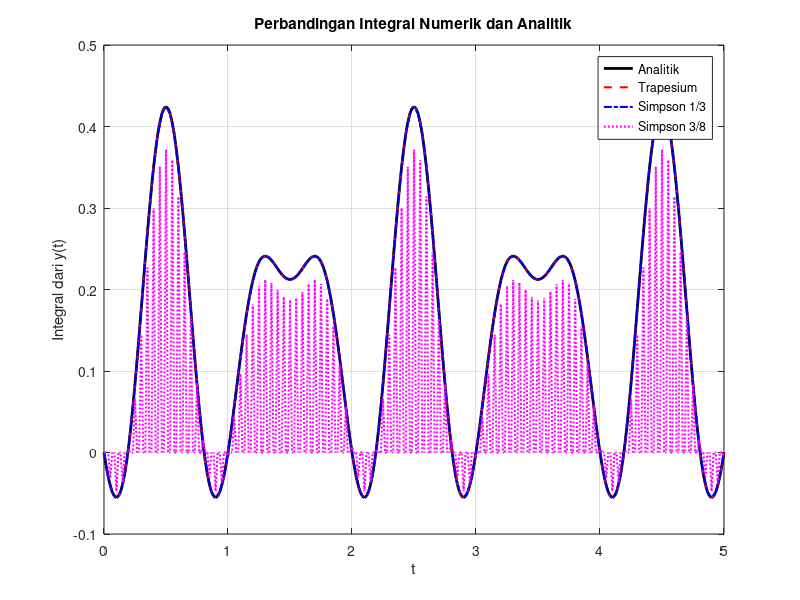

The MATLAB source for this figure:
clc; clear; close all;

% Fungsi
function y = y(t)
y = sin(2*pi*t) - cos(3*pi*t);
end

% Integral analitik
function Y = Y(t)
Y = -(sin(3*pi*t))/(3*pi) - (cos(2*pi*t))/(2*pi);
end

% Batas integrasi
a = 0; 
b = 5;       
N = 300;     % jumlah segmen (disarankan genap dan kelipatan 3)
if mod(N,6)~=0, N = N + (6 - mod(N,6)); end  % biar bisa utk 1/3 & 3/8 sekaligus

h = (b-a)/N;
t = linspace(a,b,N+1);
f = y(t);

% -------------------------
% 1. Analitik (running integral)
% -------------------------
Y_analytic = Y(t) - Y(a);

% -------------------------
% 2. Trapesium (sesuai rumus segmen berganda)
% -------------------------
trap_cum = zeros(1,N+1);
for k = 1:N
    trap_cum(k+1) = (h/2) * ( f(1) + 2*sum(f(2:k)) + f(k+1) );
end

% -------------------------
% 3. Simpson 1/3 (segmen genap)
% -------------------------
simp13_cum = zeros(1,N+1);
for k = 2:2:N
    simp13_cum(k+1) = (h/3)*( f(1) + 4*sum(f(2:2:k)) + 2*sum(f(3:2:k-1)) + f(k+1) );
    simp13_cum(k)   = (simp13_cum(k-1)+simp13_cum(k+1))/2; % interpolasi
end

% -------------------------
% 4. Simpson 3/8 (segmen kelipatan 3)
% -------------------------
simp38_cum = zeros(1,N+1);
for k = 3:3:N
    simp38_cum(k+1) = (3*h/8)*( f(1) + 3*sum(f(2:k)) - 2*sum(f(3:3:k)) + f(k+1) );
    % catatan: untuk kumulatif, pendekatan dengan rumus langsung sampai x_k
end

% -------------------------
% Plot gabungan
% -------------------------
figure;
plot(t,Y_analytic,'k-','LineWidth',2); hold on;
plot(t,trap_cum,'r--','LineWidth',1.5);
plot(t,simp13_cum,'b-.','LineWidth',1.5);
plot(t,simp38_cum,'m:','LineWidth',1.5);

xlabel('t'); ylabel('Integral dari y(t)');
title('Perbandingan Integral Numerik dan Analitik');
legend('Analitik','Trapesium','Simpson 1/3','Simpson 3/8','Location','best');
grid on;